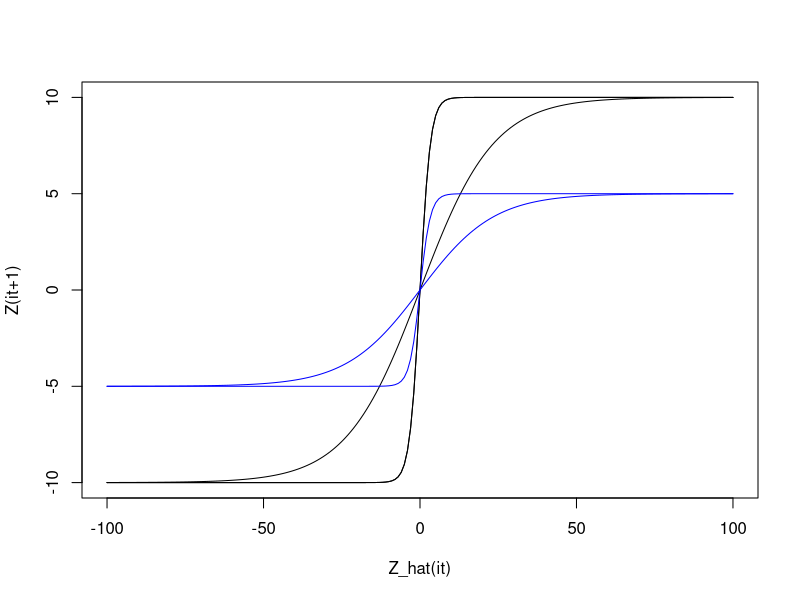
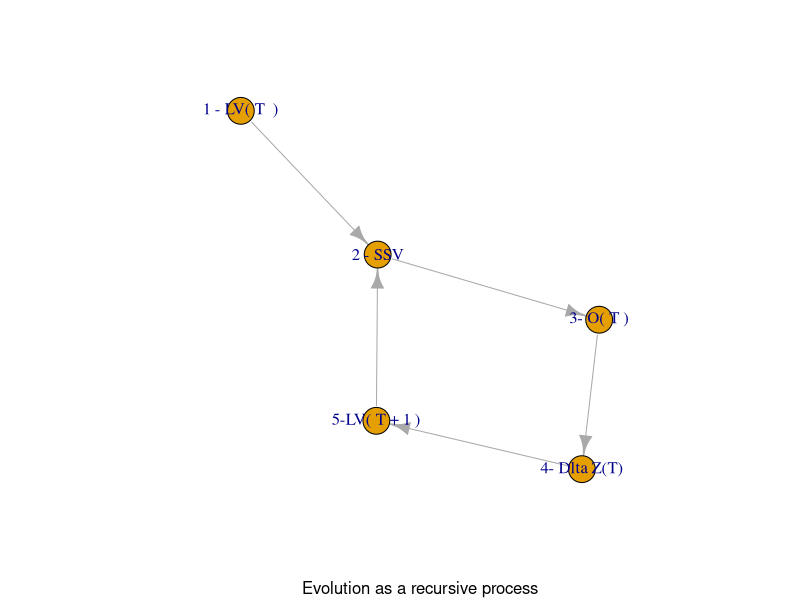
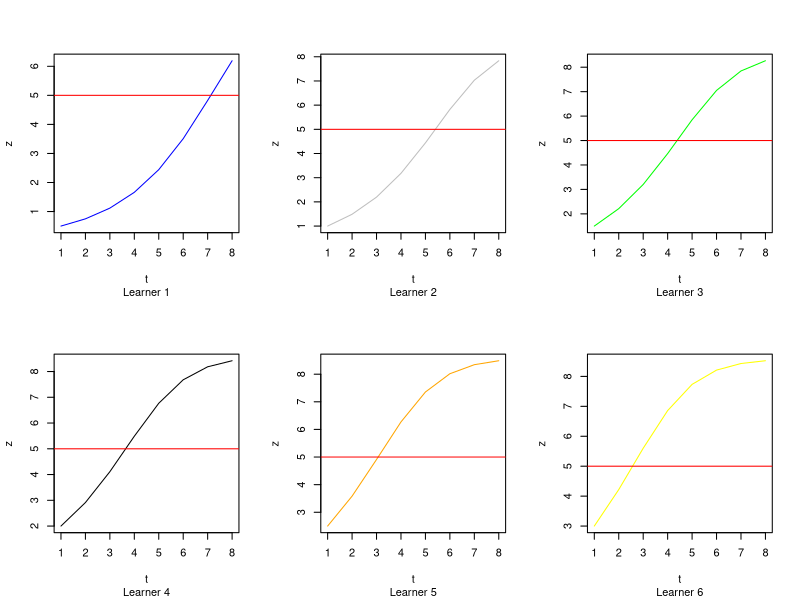
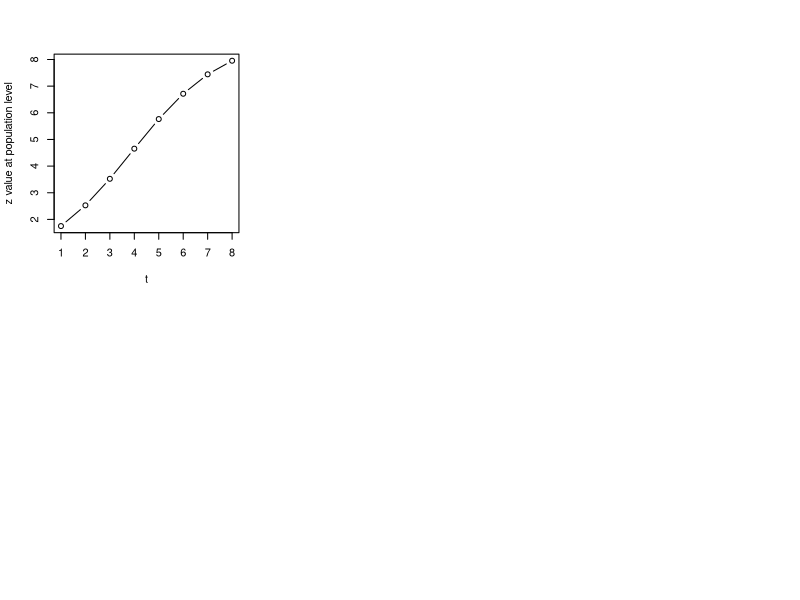
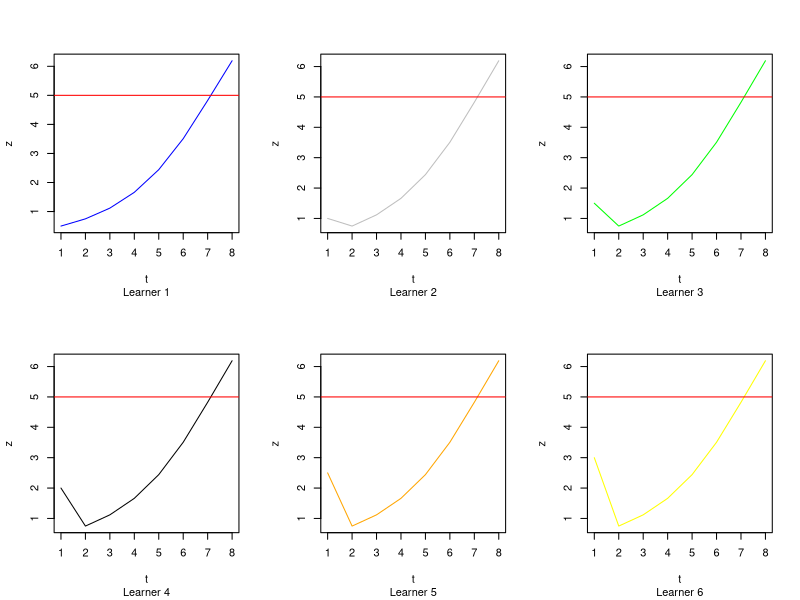
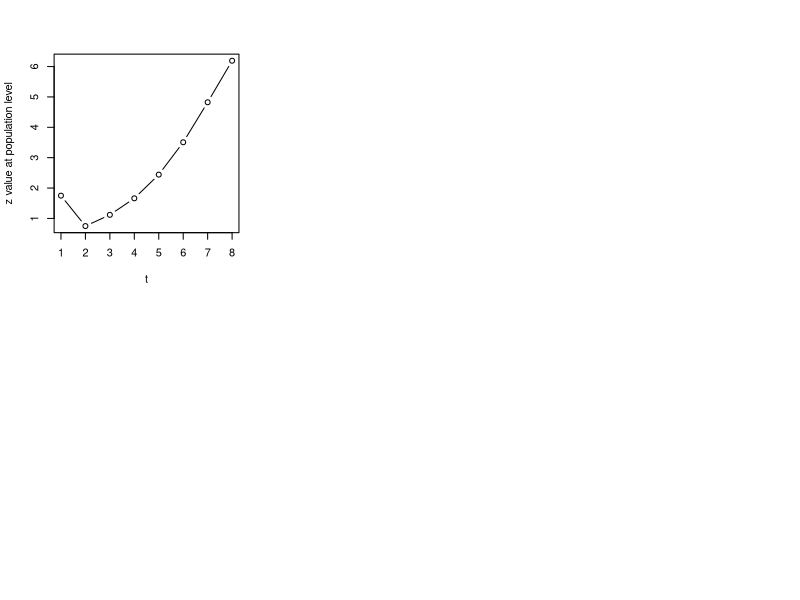
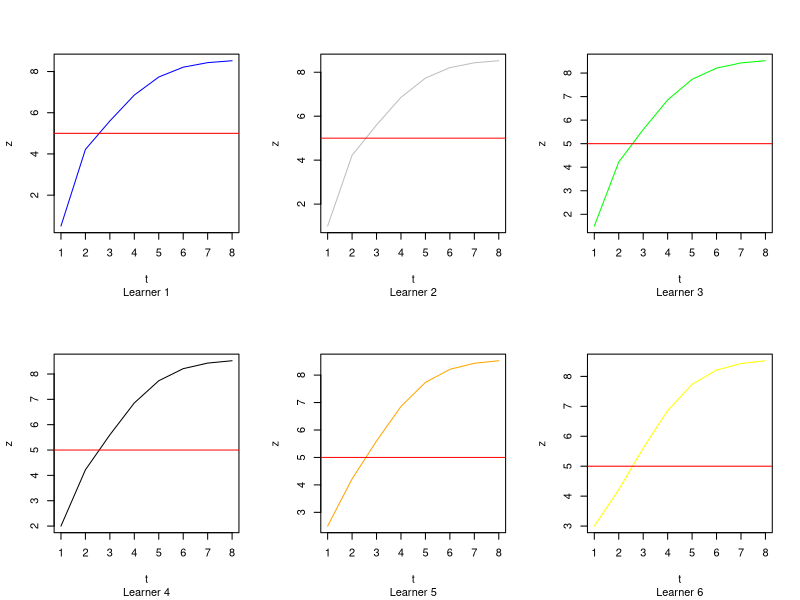
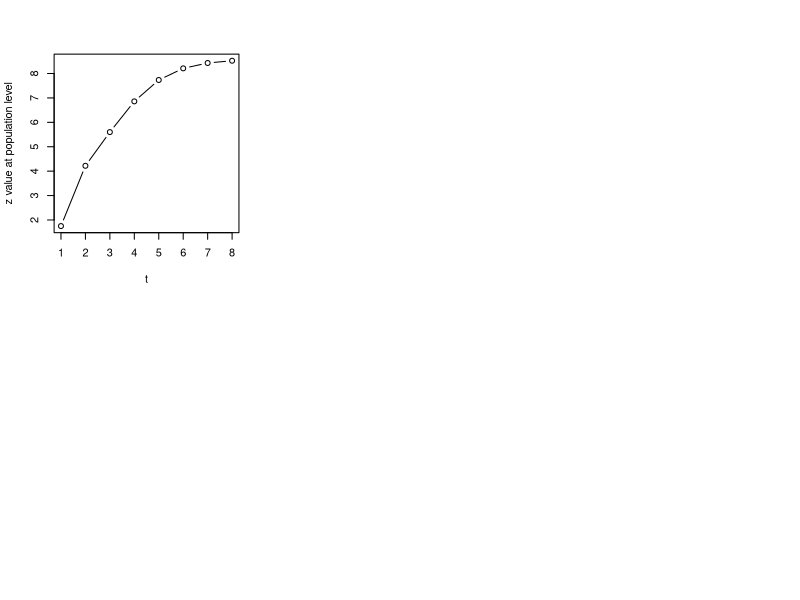

Reproduce these figures in R, in order.
## ---- chunk 1
knitr::opts_chunk$set(echo = TRUE)
## ---- chunk 2

### Henrich Function 
 Henrich_f <- function (alpha, beta, N) { - (alpha) + (beta * (0.577 + log(N)))}

## standard form (logistic)
   stand_z <- function(E, k, O, O_zero) {
      
      output <- (  E / ( 1 + exp( -k * (O - O_zero ))))
      
      return(output)
    }

# Our function function (tanh)


f_z <- function(E, k, extended_o, o_zero) {
  
   output <- ( 2 * E / ( 1 + exp( -k * (extended_o - o_zero )))) - E
  
  return(output)
}   
   
 ## Extended  Modular form
   LY <- function(N, M, E, beta){
      
      output = (beta * log(N) + M + E) / ( E - beta * log(N) - M)
      
      return(output)
    }
    
   
    Y = function(LY, L){
      
      output = (log(LY)) / L
      
      return(output)
      
    }      
  

   O = function( Y,o_zero) {
      output =   Y + o_zero
      return(output) 
    } 
    
  
    Extended_z <- function(L, k, O, o_zero) {
      
      output <- ( 2 * L / ( 1 + exp( -k * (O - o_zero )))) - L
      
      return(output)
    }

 
     ### Restricted Form
    
    Restricted_z_henrich <- function(alpha, beta, N, E) {
      
      H = - (alpha) + (beta * (0.577 + log(N)))
      
      g = log((E + H )/(E - H))
      
      output <- (((E *exp(g)) - E)/(1 + exp(g)))
      
      return(output)
      
      
    }  
    

## ---- chunk 3

n = -100:100

plot(n,f_z(10,0.6,n, 0), type = "l", ylab = "Z(it+1)" , xlab = "Z_hat(it)")
## E = 10
lines(n,f_z(10,0.6,n, 0) )  ## K = 0.6
#lines(n,f_z(10,0.55,n, 0) )  ## K = 0.55
#lines(n,f_z(10,0.45,n, 0) )    ## K = 0.45
#lines(n,f_z(10,0.35,n, 0) )    ## K = 0.35
#lines(n,f_z(10,0.25,n, 0) )  ## K = 0.25
#lines(n,f_z(10,0.15,n, 0) )  ## K = 0.15
#lines(n,f_z(10,0.095,n, 0) )  ## K = 0.095
lines(n,f_z(10,0.085,n, 0) )  ## K = 0.085

lines(n,f_z(5,0.6,n, 0) , type = "l", col = "blue")
#lines(n,f_z(5,0.55,n, 0), type = "l", col = "blue" )
#lines(n,f_z(5,0.45,n, 0) , type = "l", col = "blue")
#lines(n,f_z(5,0.35,n, 0), type = "l", col = "blue" )
#lines(n,f_z(5,0.25,n, 0), type = "l", col = "blue" )
#lines(n,f_z(5,0.15,n, 0) , type = "l", col = "blue")
#lines(n,f_z(5,0.095,n, 0) , type = "l", col = "blue")
lines(n,f_z(5,0.085,n, 0), type = "l", col = "blue")

## ---- chunk 4
#install.packages('igraph')
library(igraph)
  
   Delta_z = c(0,0,0,0,1)
   Learning_opp_vector = c(0,0,1,0,0) ## LV
  selection_source_matrix = c(0,0,0,1,0) ## SSV
  selected_learning_opp_vector = c(1,0,0,0,0) ## NT
  new_Learning_opp_vector = c(0,0,1,0,0) ## LV
  G = c(Delta_z,
        Learning_opp_vector,
        selection_source_matrix,
        selected_learning_opp_vector,
        new_Learning_opp_vector)
  G = matrix(G,5,5, byrow = TRUE)
   colnames(G) = rownames(G) = c("4- Dlta Z(T)", "1 - LV( T  )", "2 - SSV",
                                 "3- O( T )", "5-LV( T + 1 )")
## ---- chunk 5
set.seed(1)
network <- graph_from_adjacency_matrix(G)
plot(network, sub = "Evolution as a recursive process")   
  
## ---- chunk 6
## selection strategies 
SSV_1 = cbind(1,0,0,0,0,0)
SSV_2 = cbind(0,1,0,0,0,0)
SSV_3 = cbind(0,0,1,0,0,0)
SSV_4 = cbind(0,0,0,1,0,0)
SSV_5 = cbind(0,0,0,0,1,0)
SSV_6 = cbind(0,0,0,0,0,1)

#### first opportunity vector (Z_1)
LV_t1 = rbind(0.5, 1, 1.5, 2, 2.5 ,3)
#### Selected learning opportunities
O_1_t1 = SSV_1 %*% LV_t1
O_2_t1 = SSV_2 %*% LV_t1
O_3_t1 = SSV_3 %*% LV_t1
O_4_t1 = SSV_4 %*% LV_t1
O_5_t1 = SSV_5 %*% LV_t1
O_6_t1 = SSV_6 %*% LV_t1

#### Evolution of trait
Delt_Z_1_t1 = f_z(10,0.3,O_1_t1,0)
Delt_Z_2_t1 = f_z(10,0.3,O_2_t1,0)
Delt_Z_3_t1 = f_z(10,0.3,O_3_t1,0)
Delt_Z_4_t1 = f_z(10,0.3,O_4_t1,0)
Delt_Z_5_t1 = f_z(10,0.3,O_5_t1,0)
Delt_Z_6_t1 = f_z(10,0.3,O_6_t1,0)

####  amount of trait z for each learner at time 2
Z_1_t2 = Delt_Z_1_t1
Z_2_t2 = Delt_Z_2_t1
Z_3_t2 = Delt_Z_3_t1
Z_4_t2 = Delt_Z_4_t1
Z_5_t2 = Delt_Z_5_t1
Z_6_t2 = Delt_Z_6_t1

## Second  opportunity vector (LV_2)

LV_t2 = rbind(Z_1_t2, Z_2_t2, Z_3_t2, Z_4_t2, Z_5_t2, Z_6_t2 )

## ---- chunk 7
SSV_1 = cbind(1,0,0,0,0,0)
SSV_2 = cbind(0,1,0,0,0,0)
SSV_3 = cbind(0,0,1,0,0,0)
SSV_4 = cbind(0,0,0,1,0,0)
SSV_5 = cbind(0,0,0,0,1,0)
SSV_6 = cbind(0,0,0,0,0,1)
m =  rbind(SSV_1, SSV_2, SSV_3, SSV_4, SSV_5, SSV_6 )
s = LV_t1 
t <- c()
z_1 = c()
z_2 = c()
z_3 = c()
z_4 = c()
z_5 = c()
z_6 = c()

for (i in 1:7) {
  
s =  f_z(10,0.3,(m %*% s),0)

t = c(t,i)
z_1 = c(z_1, s[1])
z_2 = c(z_2, s[2])
z_3 = c(z_3, s[3])
z_4 = c(z_4, s[4])
z_5 = c(z_5, s[5])
z_6 = c(z_6, s[6])
}

Dlm = cbind( LV_t1 ,rbind( z_1, z_2, z_3,  z_4, z_5,z_6))  

t = 1:dim(Dlm)[2]
par(mfrow =c(2,3), bg ="white")
plot(t, Dlm[1,], type = "l", col = "blue", ylab = "z", sub = "Learner 1")
abline( h = 5, col = "red")  ## The half of environmental limit for when n = 0
plot(t, Dlm[2,],type = "l", col = "grey", ylab = "z", sub = "Learner 2")
abline( h = 5, col = "red")
plot(t, Dlm[3,],type = "l", col = "green", ylab = "z", sub = "Learner 3")
abline( h = 5, col = "red")
plot(t, Dlm[4,],type = "l", col = "black", ylab = "z", sub = "Learner 4")
abline( h = 5, col = "red")
plot(t, Dlm[5,],type = "l", col = "orange",ylab = "z", sub = "Learner 5")
abline( h = 5, col = "red")
plot(t, Dlm[6,],type = "l", col = "yellow",ylab = "z", sub = "Learner 6")
abline( h = 5, col = "red")
## ---- chunk 8
plot(t, apply(Dlm, MARGIN = 2 , mean), type = "b" , xlab = "t", ylab = "z value at population level")
## ---- chunk 9

SSV_1 = c(1,0,0,0,0,0)
SSV_2 = c(1,0,0,0,0,0)
SSV_3 = c(1,0,0,0,0,0)
SSV_4 = c(1,0,0,0,0,0)
SSV_5 = c(1,0,0,0,0,0)
SSV_6 = c(1,0,0,0,0,0)

m =  rbind(SSV_1, SSV_2, SSV_3, SSV_4, SSV_5, SSV_6 )
s = LV_t1 
t <- c()
z_1 = c()
z_2 = c()
z_3 = c()
z_4 = c()
z_5 = c()
z_6 = c()

for (i in 1:7) {  ## i for learning times (recursion)
  
s =  f_z(10,0.3,(m %*% s),0)

t = c(t,i)
z_1 = c(z_1, s[1])
z_2 = c(z_2, s[2])
z_3 = c(z_3, s[3])
z_4 = c(z_4, s[4])
z_5 = c(z_5, s[5])
z_6 = c(z_6, s[6])
}

Dlm = cbind( LV_t1 ,rbind( z_1, z_2, z_3,  z_4, z_5,z_6))  

t = 1:dim(Dlm)[2]
par(mfrow =c(2,3), bg ="white")
plot(t, Dlm[1,], type = "l", col = "blue", ylab = "z", sub = "Learner 1")
abline( h = 5, col = "red")  ## The half of environmental limit for when n = 0
plot(t, Dlm[2,],type = "l", col = "grey", ylab = "z", sub = "Learner 2")
abline( h = 5, col = "red")
plot(t, Dlm[3,],type = "l", col = "green", ylab = "z", sub = "Learner 3")
abline( h = 5, col = "red")
plot(t, Dlm[4,],type = "l", col = "black", ylab = "z", sub = "Learner 4")
abline( h = 5, col = "red")
plot(t, Dlm[5,],type = "l", col = "orange",ylab = "z", sub = "Learner 5")
abline( h = 5, col = "red")
plot(t, Dlm[6,],type = "l", col = "yellow",ylab = "z", sub = "Learner 6")
abline( h = 5, col = "red")
## ---- chunk 10
plot(t, apply(Dlm, MARGIN = 2 , mean), type = "b" , xlab = "t", ylab = "z value at population level")
## ---- chunk 11

SSV_1 = c(0,0,0,0,0,1)
SSV_2 = c(0,0,0,0,0,1)
SSV_3 = c(0,0,0,0,0,1)
SSV_4 = c(0,0,0,0,0,1)
SSV_5 = c(0,0,0,0,0,1)
SSV_6 = c(0,0,0,0,0,1)

m =  rbind(SSV_1, SSV_2, SSV_3, SSV_4, SSV_5, SSV_6 )
s = LV_t1 
t <- c()
z_1 = c()
z_2 = c()
z_3 = c()
z_4 = c()
z_5 = c()
z_6 = c()

for (i in 1:7) {
  
s =  f_z(10,0.3,(m %*% s),0)

t = c(t,i)
z_1 = c(z_1, s[1])
z_2 = c(z_2, s[2])
z_3 = c(z_3, s[3])
z_4 = c(z_4, s[4])
z_5 = c(z_5, s[5])
z_6 = c(z_6, s[6])
}

Dlm = cbind( LV_t1 ,rbind( z_1, z_2, z_3,  z_4, z_5,z_6))  

t = 1:dim(Dlm)[2]
par(mfrow =c(2,3), bg ="white")
plot(t, Dlm[1,], type = "l", col = "blue", ylab = "z", sub = "Learner 1")
abline( h = 5, col = "red")  ## The half of environmental limit for when n = 0
plot(t, Dlm[2,],type = "l", col = "grey", ylab = "z", sub = "Learner 2")
abline( h = 5, col = "red")
plot(t, Dlm[3,],type = "l", col = "green", ylab = "z", sub = "Learner 3")
abline( h = 5, col = "red")
plot(t, Dlm[4,],type = "l", col = "black", ylab = "z", sub = "Learner 4")
abline( h = 5, col = "red")
plot(t, Dlm[5,],type = "l", col = "orange",ylab = "z", sub = "Learner 5")
abline( h = 5, col = "red")
plot(t, Dlm[6,],type = "l", col = "yellow",ylab = "z", sub = "Learner 6")
abline( h = 5, col = "red")
## ---- chunk 12
plot(t, apply(Dlm, MARGIN = 2 , mean), type = "b" , xlab = "t", ylab = "z value at population level")
## ---- chunk 13

SSV_1 = c(0,1,0,0,0,0)
SSV_2 = c(0,0,0,1,0,0)
SSV_3 = c(0,1,0,0,0,0)
SSV_4 = c(1,0,0,0,0,0)
SSV_5 = c(0,0,0,0,0,1)
SSV_6 = c(0,0,0,1,0,0)

m =  rbind(SSV_1, SSV_2, SSV_3, SSV_4, SSV_5, SSV_6 )
s = LV_t1 
t <- c()
z_1 = c()
z_2 = c()
z_3 = c()
z_4 = c()
z_5 = c()
z_6 = c()

for (i in 1:7) {
  
s =  f_z(10,0.3,(m %*% s),0)

t = c(t,i)
z_1 = c(z_1, s[1])
z_2 = c(z_2, s[2])
z_3 = c(z_3, s[3])
z_4 = c(z_4, s[4])
z_5 = c(z_5, s[5])
z_6 = c(z_6, s[6])
}

Dlm = cbind( LV_t1 ,rbind( z_1, z_2, z_3,  z_4, z_5,z_6))  

t = 1:dim(Dlm)[2]
par(mfrow =c(2,3), bg ="white")
plot(t, Dlm[1,], type = "l", col = "blue", ylab = "z", sub = "Learner 1")
abline( h = 5, col = "red")  ## The half of environmental limit for when n = 0
plot(t, Dlm[2,],type = "l", col = "grey", ylab = "z", sub = "Learner 2")
abline( h = 5, col = "red")
plot(t, Dlm[3,],type = "l", col = "green", ylab = "z", sub = "Learner 3")
abline( h = 5, col = "red")
plot(t, Dlm[4,],type = "l", col = "black", ylab = "z", sub = "Learner 4")
abline( h = 5, col = "red")
plot(t, Dlm[5,],type = "l", col = "orange",ylab = "z", sub = "Learner 5")
abline( h = 5, col = "red")
plot(t, Dlm[6,],type = "l", col = "yellow",ylab = "z", sub = "Learner 6")
abline( h = 5, col = "red")
## ---- chunk 14
plot(t, apply(Dlm, MARGIN = 2 , mean), type = "b" , xlab = "t", ylab = "z value at population level")
## ---- chunk 15

SSV_1 = c(0,1,0,0,0,0)
SSV_2 = c(0,0,0,1,0,0)
SSV_3 = c(0,1,0,0,0,0)
SSV_4 = c(1,0,0,0,0,0)
SSV_5 = c(0,0,0,0,0,1)
SSV_6 = c(0,0,0,1,0,0)

m =  rbind(SSV_1, SSV_2, SSV_3, SSV_4, SSV_5, SSV_6 )
s = LV_t1 
t <- c()
z_1 = c()
z_2 = c()
z_3 = c()
z_4 = c()
z_5 = c()
z_6 = c()

for (i in 1:70) {
  
s =  f_z(10,0.3,(m %*% s),0)

t = c(t,i)
z_1 = c(z_1, s[1])
z_2 = c(z_2, s[2])
z_3 = c(z_3, s[3])
z_4 = c(z_4, s[4])
z_5 = c(z_5, s[5])
z_6 = c(z_6, s[6])
}

Dlm = cbind( LV_t1 ,rbind( z_1, z_2, z_3,  z_4, z_5,z_6))  

t = 1:dim(Dlm)[2]
par(mfrow =c(2,3), bg ="white")
plot(t, Dlm[1,], type = "l", col = "blue", ylab = "z", sub = "Learner 1")
abline( h = 5, col = "red")  ## The half of environmental limit for when n = 0
plot(t, Dlm[2,],type = "l", col = "grey", ylab = "z", sub = "Learner 2")
abline( h = 5, col = "red")
plot(t, Dlm[3,],type = "l", col = "green", ylab = "z", sub = "Learner 3")
abline( h = 5, col = "red")
plot(t, Dlm[4,],type = "l", col = "black", ylab = "z", sub = "Learner 4")
abline( h = 5, col = "red")
plot(t, Dlm[5,],type = "l", col = "orange",ylab = "z", sub = "Learner 5")
abline( h = 5, col = "red")
plot(t, Dlm[6,],type = "l", col = "yellow",ylab = "z", sub = "Learner 6")
abline( h = 5, col = "red")


## ---- chunk 16
plot(t, apply(Dlm, MARGIN = 2 , mean), type = "b" , xlab = "t", ylab = "z value at population level")
## ---- chunk 17
SSV_1 = cbind(1,0,0,0,0,0)
SSV_2 = cbind(0,1,0,0,0,0)
SSV_3 = cbind(0,0,1,0,0,0)
SSV_4 = cbind(0,0,0,1,0,0)
SSV_5 = cbind(0,0,0,0,1,0)
SSV_6 = cbind(0,0,0,0,0,1)
m =  rbind(SSV_1, SSV_2, SSV_3, SSV_4, SSV_5, SSV_6 )
s = LV_t1 
t <- c()
z_1 = c()
z_2 = c()
z_3 = c()
z_4 = c()
z_5 = c()
z_6 = c()

for (i in 1:7) {
  
s =  f_z(10,0.3,(m %*% s),0)

t = c(t,i)
z_1 = c(z_1, s[1])
z_2 = c(z_2, s[2])
z_3 = c(z_3, s[3])
z_4 = c(z_4, s[4])
z_5 = c(z_5, s[5])
z_6 = c(z_6, s[6])
}

Dlm = cbind( LV_t1 ,rbind( z_1, z_2, z_3,  z_4, z_5,z_6))  

t = 1:dim(Dlm)[2]
par(mfrow =c(2,3), bg ="white")
plot(t, Dlm[1,], type = "l", col = "blue", ylab = "z", sub = "Learner 1")
abline( h = 5, col = "red")  ## The half of environmental limit for when n = 0
plot(t, Dlm[2,],type = "l", col = "grey", ylab = "z", sub = "Learner 2")
abline( h = 5, col = "red")
plot(t, Dlm[3,],type = "l", col = "green", ylab = "z", sub = "Learner 3")
abline( h = 5, col = "red")
plot(t, Dlm[4,],type = "l", col = "black", ylab = "z", sub = "Learner 4")
abline( h = 5, col = "red")
plot(t, Dlm[5,],type = "l", col = "orange",ylab = "z", sub = "Learner 5")
abline( h = 5, col = "red")
plot(t, Dlm[6,],type = "l", col = "yellow",ylab = "z", sub = "Learner 6")
abline( h = 5, col = "red")
## ---- chunk 18
f_z(10,0.3,0.5,0) > 0.5
f_z(10,0.3,1,0) > 1
f_z(10,0.3,1.5,0) > 1.5
f_z(10,0.3,2.5 ,0) > 2.5
f_z(10,0.3,3,0) > 3
## ---- chunk 19
plot(t, apply(Dlm, MARGIN = 2 , mean), type = "b" , xlab = "t", ylab = "z value at population level")
## ---- chunk 20
SSV_1 = cbind(1,0,0,0,0,0)
SSV_2 = cbind(0,1,0,0,0,0)
SSV_3 = cbind(0,0,1,0,0,0)
SSV_4 = cbind(0,0,0,1,0,0)
SSV_5 = cbind(0,0,0,0,1,0)
SSV_6 = cbind(0,0,0,0,0,1)
m =  rbind(SSV_1, SSV_2, SSV_3, SSV_4, SSV_5, SSV_6 )
s = LV_t1 
t <- c()
z_1 = c()
z_2 = c()
z_3 = c()
z_4 = c()
z_5 = c()
z_6 = c()

for (i in 1:7) {
  
s =  f_z(10,0.2,(m %*% s),0)

t = c(t,i)
z_1 = c(z_1, s[1])
z_2 = c(z_2, s[2])
z_3 = c(z_3, s[3])
z_4 = c(z_4, s[4])
z_5 = c(z_5, s[5])
z_6 = c(z_6, s[6])
}

Dlm = cbind( LV_t1 ,rbind( z_1, z_2, z_3,  z_4, z_5,z_6))  

t = 1:dim(Dlm)[2]
par(mfrow =c(2,3), bg ="white")
plot(t, Dlm[1,], type = "l", col = "blue", ylab = "z", sub = "Learner 1")
abline( h = 5, col = "red")  ## The half of environmental limit for when n = 0
plot(t, Dlm[2,],type = "l", col = "grey", ylab = "z", sub = "Learner 2")
abline( h = 5, col = "red")
plot(t, Dlm[3,],type = "l", col = "green", ylab = "z", sub = "Learner 3")
abline( h = 5, col = "red")
plot(t, Dlm[4,],type = "l", col = "black", ylab = "z", sub = "Learner 4")
abline( h = 5, col = "red")
plot(t, Dlm[5,],type = "l", col = "orange",ylab = "z", sub = "Learner 5")
abline( h = 5, col = "red")
plot(t, Dlm[6,],type = "l", col = "yellow",ylab = "z", sub = "Learner 6")
abline( h = 5, col = "red")
## ---- chunk 21
f_z(10,0.2,0.5,0) < 0.5
f_z(10,0.2,1,0) < 1
f_z(10,0.2,1.5,0) < 1.5
f_z(10,0.2,2.5 ,0) < 2.5
f_z(10,0.2,3,0) < 3
## ---- chunk 22
plot(t, apply(Dlm, MARGIN = 2 , mean), type = "b" , xlab = "t", ylab = "z value at population level")
## ---- chunk 23

SSV_1 = c(0,1,0,0,0,0)
SSV_2 = c(0,0,0,1,0,0)
SSV_3 = c(0,1,0,0,0,0)
SSV_4 = c(1,0,0,0,0,0)
SSV_5 = c(0,0,0,0,0,1)
SSV_6 = c(0,0,0,1,0,0)

m =  rbind(SSV_1, SSV_2, SSV_3, SSV_4, SSV_5, SSV_6 )
s = LV_t1 
t <- c()
z_1 = c()
z_2 = c()
z_3 = c()
z_4 = c()
z_5 = c()
z_6 = c()

for (i in 1:1000) {
  
s =  f_z(10,0.2,(m %*% s),0)

t = c(t,i)
z_1 = c(z_1, s[1])
z_2 = c(z_2, s[2])
z_3 = c(z_3, s[3])
z_4 = c(z_4, s[4])
z_5 = c(z_5, s[5])
z_6 = c(z_6, s[6])
}

Dlm = cbind( LV_t1 ,rbind( z_1, z_2, z_3,  z_4, z_5,z_6))  

t = 1:dim(Dlm)[2]
par(mfrow =c(2,3), bg ="white")
plot(t, Dlm[1,], type = "l", col = "blue", ylab = "z", sub = "Learner 1")
abline( h = 5, col = "red")  ## The half of environmental limit for when n = 0
plot(t, Dlm[2,],type = "l", col = "grey", ylab = "z", sub = "Learner 2")
abline( h = 5, col = "red")
plot(t, Dlm[3,],type = "l", col = "green", ylab = "z", sub = "Learner 3")
abline( h = 5, col = "red")
plot(t, Dlm[4,],type = "l", col = "black", ylab = "z", sub = "Learner 4")
abline( h = 5, col = "red")
plot(t, Dlm[5,],type = "l", col = "orange",ylab = "z", sub = "Learner 5")
abline( h = 5, col = "red")
plot(t, Dlm[6,],type = "l", col = "yellow",ylab = "z", sub = "Learner 6")
abline( h = 5, col = "red")
## ---- chunk 24
plot(t, apply(Dlm, MARGIN = 2 , mean), type = "b" , xlab = "t", ylab = "z value at population level")
## ---- chunk 25

SSV_1 = c(1,0,0,0,0,0)
SSV_2 = c(0,1,0,0,0,0)
SSV_3 = c(0,0,1,0,0,0)
SSV_4 = c(0,0,0,1,0,0)
SSV_5 = c(0,0,0,0,1,0)
SSV_6 = c(0,0,0,0,0,1)

m =  rbind(SSV_1, SSV_2, SSV_3, SSV_4, SSV_5, SSV_6 )
s = LV_t1 
t <- c()
z_1 = c()
z_2 = c()
z_3 = c()
z_4 = c()
z_5 = c()
z_6 = c()

for (i in 1:15) {
  
s[1] =  f_z(10,0.1,(m[1,] %*% s),0)
s[2] =  f_z(10,0.15,(m[2,] %*% s),0)
s[3] =  f_z(10,0.2,(m[3,] %*% s),0)
s[4] =  f_z(10,0.25,(m[4,] %*% s),0)
s[5] =  f_z(10,0.3,(m[5,] %*% s),0)
s[6] =  f_z(10,0.35,(m[6,] %*% s),0)
t = c(t,i)
z_1 = c(z_1, s[1])
z_2 = c(z_2, s[2])
z_3 = c(z_3, s[3])
z_4 = c(z_4, s[4])
z_5 = c(z_5, s[5])
z_6 = c(z_6, s[6])
}

Dlm = cbind( LV_t1 ,rbind( z_1, z_2, z_3,  z_4, z_5,z_6))  

t = 1:dim(Dlm)[2]
par(mfrow =c(2,3), bg ="white")
plot(t, Dlm[1,], type = "l", col = "blue", ylab = "z", sub = "Learner 1")
abline( h = 5, col = "red")  ## The half of environmental limit for when n = 0
plot(t, Dlm[2,],type = "l", col = "grey", ylab = "z", sub = "Learner 2")
abline( h = 5, col = "red")
plot(t, Dlm[3,],type = "l", col = "green", ylab = "z", sub = "Learner 3")
abline( h = 5, col = "red")
plot(t, Dlm[4,],type = "l", col = "black", ylab = "z", sub = "Learner 4")
abline( h = 5, col = "red")
plot(t, Dlm[5,],type = "l", col = "orange",ylab = "z", sub = "Learner 5")
abline( h = 5, col = "red")
plot(t, Dlm[6,],type = "l", col = "yellow",ylab = "z", sub = "Learner 6")
abline( h = 5, col = "red")


## ---- chunk 26
plot(t, apply(Dlm, MARGIN = 2 , mean), type = "b" , xlab = "t", ylab = "z value at population level")
## ---- chunk 27

SSV_1 = c(1,0,0,0,0,0)
SSV_2 = c(1,0,0,0,0,0)
SSV_3 = c(1,0,0,0,0,0)
SSV_4 = c(1,0,0,0,0,0)
SSV_5 = c(1,0,0,0,0,0)
SSV_6 = c(1,0,0,0,0,0)

m =  rbind(SSV_1, SSV_2, SSV_3, SSV_4, SSV_5, SSV_6 )
s = LV_t1 
t <- c()
z_1 = c()
z_2 = c()
z_3 = c()
z_4 = c()
z_5 = c()
z_6 = c()

for (i in 1:20) {
  
s[1] =  f_z(10,0.1,(m[1,] %*% s),0)
s[2] =  f_z(10,0.15,(m[2,] %*% s),0)
s[3] =  f_z(10,0.2,(m[3,] %*% s),0)
s[4] =  f_z(10,0.25,(m[4,] %*% s),0)
s[5] =  f_z(10,0.3,(m[5,] %*% s),0)
s[6] =  f_z(10,0.35,(m[6,] %*% s),0)

t = c(t,i)
z_1 = c(z_1, s[1])
z_2 = c(z_2, s[2])
z_3 = c(z_3, s[3])
z_4 = c(z_4, s[4])
z_5 = c(z_5, s[5])
z_6 = c(z_6, s[6])
}

Dlm = cbind( LV_t1 ,rbind( z_1, z_2, z_3,  z_4, z_5,z_6))  

t = 1:dim(Dlm)[2]
par(mfrow =c(2,3), bg ="white")
plot(t, Dlm[1,], type = "l", col = "blue", ylab = "z", sub = "Learner 1")
abline( h = 5, col = "red")  ## The half of environmental limit for when n = 0
plot(t, Dlm[2,],type = "l", col = "grey", ylab = "z", sub = "Learner 2")
abline( h = 5, col = "red")
plot(t, Dlm[3,],type = "l", col = "green", ylab = "z", sub = "Learner 3")
abline( h = 5, col = "red")
plot(t, Dlm[4,],type = "l", col = "black", ylab = "z", sub = "Learner 4")
abline( h = 5, col = "red")
plot(t, Dlm[5,],type = "l", col = "orange",ylab = "z", sub = "Learner 5")
abline( h = 5, col = "red")
plot(t, Dlm[6,],type = "l", col = "yellow",ylab = "z", sub = "Learner 6")
abline( h = 5, col = "red")
## ---- chunk 28

plot(t, apply(Dlm, MARGIN = 2 , mean), type = "b" , xlab = "t", ylab = "z value at population level")

## ---- chunk 29

SSV_1 = c(0,0,0,0,0,1)
SSV_2 = c(0,0,0,0,0,1)
SSV_3 = c(0,0,0,0,0,1)
SSV_4 = c(0,0,0,0,0,1)
SSV_5 = c(0,0,0,0,0,1)
SSV_6 = c(0,0,0,0,0,1)

m =  rbind(SSV_1, SSV_2, SSV_3, SSV_4, SSV_5, SSV_6 )
s = LV_t1 
t <- c()
z_1 = c()
z_2 = c()
z_3 = c()
z_4 = c()
z_5 = c()
z_6 = c()

for (i in 1:20) {
  
s[1] =  f_z(10,0.1,(m[1,] %*% s),0)
s[2] =  f_z(10,0.15,(m[2,] %*% s),0)
s[3] =  f_z(10,0.2,(m[3,] %*% s),0)
s[4] =  f_z(10,0.25,(m[4,] %*% s),0)
s[5] =  f_z(10,0.3,(m[5,] %*% s),0)
s[6] =  f_z(10,0.35,(m[6,] %*% s),0)

t = c(t,i)
z_1 = c(z_1, s[1])
z_2 = c(z_2, s[2])
z_3 = c(z_3, s[3])
z_4 = c(z_4, s[4])
z_5 = c(z_5, s[5])
z_6 = c(z_6, s[6])
}

Dlm = cbind( LV_t1 ,rbind( z_1, z_2, z_3,  z_4, z_5,z_6))  

t = 1:dim(Dlm)[2]
par(mfrow =c(2,3), bg ="white")
plot(t, Dlm[1,], type = "l", col = "blue", ylab = "z", sub = "Learner 1")
abline( h = 5, col = "red")  ## The half of environmental limit for when n = 0
plot(t, Dlm[2,],type = "l", col = "grey", ylab = "z", sub = "Learner 2")
abline( h = 5, col = "red")
plot(t, Dlm[3,],type = "l", col = "green", ylab = "z", sub = "Learner 3")
abline( h = 5, col = "red")
plot(t, Dlm[4,],type = "l", col = "black", ylab = "z", sub = "Learner 4")
abline( h = 5, col = "red")
plot(t, Dlm[5,],type = "l", col = "orange",ylab = "z", sub = "Learner 5")
abline( h = 5, col = "red")
plot(t, Dlm[6,],type = "l", col = "yellow",ylab = "z", sub = "Learner 6")
abline( h = 5, col = "red")
## ---- chunk 30

plot(t, apply(Dlm, MARGIN = 2 , mean), type = "b" , xlab = "t", ylab = "z value at population level")

## ---- chunk 31

SSV_1 = c(0,1,0,0,0,0) ##
SSV_2 = c(0,0,0,1,0,0)
SSV_3 = c(0,1,0,0,0,0)
SSV_4 = c(1,0,0,0,0,0)
SSV_5 = c(0,0,0,0,0,1)
SSV_6 = c(0,0,0,1,0,0)
E = 10
m =  rbind(SSV_1, SSV_2, SSV_3, SSV_4, SSV_5, SSV_6 )
s = LV_t1 
t <- c()
z_1 = c()
z_2 = c()
z_3 = c()
z_4 = c()
z_5 = c()
z_6 = c()

for (i in 1:50) {
  
s[1] =  f_z(E,0.1,(m[1,] %*% s),0)
s[2] =  f_z(E,0.15,(m[2,] %*% s),0)
s[3] =  f_z(E,0.2,(m[3,] %*% s),0)
s[4] =  f_z(E,0.25,(m[4,] %*% s),0)
s[5] =  f_z(E,0.3,(m[5,] %*% s),0)
s[6] =  f_z(E,0.35,(m[6,] %*% s),0)

t = c(t,i)
z_1 = c(z_1, s[1])
z_2 = c(z_2, s[2])
z_3 = c(z_3, s[3])
z_4 = c(z_4, s[4])
z_5 = c(z_5, s[5])
z_6 = c(z_6, s[6])
}

Dlm = cbind( LV_t1 ,rbind( z_1, z_2, z_3,  z_4, z_5,z_6))  

t = 1:dim(Dlm)[2]


Society_1 = Dlm

plot(c(1, length(t)),c(-5, E + 5), type = "n", xlab ="t", ylab = "Evolution of trait z",
       sub = " First society with solid line and second society with dotted line" )
abline( h = E, col = "red")  ## The half of environmental limit for when n = 0
lines(t, Dlm[1,], type = "l", col = "blue", ylab = "z", sub = "Fig(1)")
lines(t, Dlm[2,],type = "l", col = "grey", ylab = "z", sub = "Fig(2)")
lines(t, Dlm[3,],type = "l", col = "green", ylab = "z", sub = "Fig(3)")
lines(t, Dlm[4,],type = "l", col = "black", ylab = "z", sub = "Fig(4)")
lines(t, Dlm[5,],type = "l", col = "orange",ylab = "z", sub = "Fig(5)")
lines(t, Dlm[6,],type = "l", col = "yellow",ylab = "z", sub = "Fig(6)")


######################################


SSV_1 = c(0,0,0,0,1,0) ##
SSV_2 = c(0,0,0,1,0,0)
SSV_3 = c(0,1,0,0,0,0)
SSV_4 = c(1,0,0,0,0,0)
SSV_5 = c(0,0,0,0,0,1)
SSV_6 = c(0,0,0,1,0,0)

m =  rbind(SSV_1, SSV_2, SSV_3, SSV_4, SSV_5, SSV_6 )
s = LV_t1 
t <- c()
z_1 = c()
z_2 = c()
z_3 = c()
z_4 = c()
z_5 = c()
z_6 = c()

for (i in 1:50) {
  
s[1] =  f_z(E,0.1,(m[1,] %*% s),0)
s[2] =  f_z(E,0.15,(m[2,] %*% s),0)
s[3] =  f_z(E,0.2,(m[3,] %*% s),0)
s[4] =  f_z(E,0.25,(m[4,] %*% s),0)
s[5] =  f_z(E,0.3,(m[5,] %*% s),0)
s[6] =  f_z(E,0.35,(m[6,] %*% s),0)

t = c(t,i)
z_1 = c(z_1, s[1])
z_2 = c(z_2, s[2])
z_3 = c(z_3, s[3])
z_4 = c(z_4, s[4])
z_5 = c(z_5, s[5])
z_6 = c(z_6, s[6])
}

Dlm = cbind( LV_t1 ,rbind( z_1, z_2, z_3,  z_4, z_5,z_6))  

t = 1:dim(Dlm)[2]


lines(t, Dlm[1,], type = "b", col = "blue", ylab = "z", sub = "Fig(1)")
lines(t, Dlm[2,],type = "b", col = "grey", ylab = "z", sub = "Fig(2)")
lines(t, Dlm[3,],type = "b", col = "green", ylab = "z", sub = "Fig(3)")
lines(t, Dlm[4,],type = "b", col = "black", ylab = "z", sub = "Fig(4)")
lines(t, Dlm[5,],type = "b", col = "orange",ylab = "z", sub = "Fig(5)")
lines(t, Dlm[6,],type = "b", col = "yellow",ylab = "z", sub = "Fig(6)")

Society_2 = Dlm

#Dlm

## ---- chunk 32
plot(c(1, length(t)), c(-5, 10), type = "n", xlab = "t", ylab = expression(bar(Z)),
     sub = "")

lines(t, apply(Society_1, MARGIN = 2, mean), type = "l", xlab = "", ylab = "")
lines(t, apply(Society_2, MARGIN = 2, mean), type = "b", xlab = "", ylab = "")
abline(h = E, col = "red")  ## The half of environmental limit for when n = 0

legend("bottomright", legend = c("Society A", "Society B", "Environmental Limit"),
       col = c("black", "black", "red"), lty = c(1, 0, 1), pch = c(NA, 1, NA))



## ---- chunk 33
#install.packages('igraph')
library(igraph)
  
    learner_1 = c(0,0,0,1,0,0)
    learner_2 = c(1,0,1,0,0,0)
     learner_3 = c(0,0,0,0,0,0)
      learner_4 = c(0,1,0,0,0,1)
       learner_5 = c(0,0,0,0,0,0)
        learner_6 = c(0,0,0,0,1,0)
 
  G = c(learner_1 ,learner_2 ,learner_3 ,learner_4 ,learner_5 ,learner_6)
  G = matrix(G,6,6, byrow = TRUE)
   colnames(G) = rownames(G) = c("learner_1", "learner_2", "learner_3", "learner_4","learner_5", "learner_6" )
## ---- chunk 34
#install.packages('igraph')
library(igraph)
  
    learner_1 = c(0,0,0,1,0,0)
    learner_2 = c(0,0,1,0,0,0)
     learner_3 = c(0,0,0,0,0,0)
      learner_4 = c(0,1,0,0,0,1)
       learner_5 = c(1,0,0,0,0,0)
        learner_6 = c(0,0,0,0,1,0)
 
  Gg = c(learner_1 ,learner_2 ,learner_3 ,learner_4 ,learner_5 ,learner_6)
  Gg = matrix(Gg,6,6, byrow = TRUE)
   colnames(Gg) = rownames(Gg) = c("learner_1", "learner_2", "learner_3", "learner_4","learner_5", "learner_6" )
## ---- chunk 35
 par(mfrow =c(1,2), bg ="white")
set.seed(3)
network <- graph_from_adjacency_matrix(G)
network_2 <- graph_from_adjacency_matrix(Gg)
plot(network, sub = "First society")  
plot(network_2, sub = "Second society")  
  
## ---- chunk 36
E = 20
alpha = 5
beta = 4
O_1 = seq(0,9,0.01)
O = c(O_1)
N = 1:length(O)
y = Extended_z(E,(beta / alpha),O, 0)
H =  Henrich_f(alpha,beta, N)
plot(c(-3, range(N)[2]),c(-5, 40), type = "n", xlab ="N", ylab = expression(bar(Z)) )
lines(N,y, col = "green")
lines(N,H) 
abline(h = E, col = "red")
legend("topright", legend = c("Proposed Model", "Henrich Model", "Environmental Limit"),
       col = c("green","black", "red"), lty = c(1, 1, 1), pch = c(NA, NA, NA))

## ---- chunk 37
alpha = 8
beta = 4
y = Extended_z(E,(beta / alpha),O, 0)
H =  Henrich_f(alpha,beta, N)
plot(c(-3, range(N)[2]),c(-5, 40), type = "n", xlab ="N", ylab = expression(bar(Z)))
lines(N,y, col = "green")
lines(N,H)
abline(h = E, col = "red")
legend("topright", legend = c("Proposed Model", "Henrich Model", "Environmental Limit"),
       col = c("green","black", "red"), lty = c(1, 1, 1), pch = c(NA, NA, NA))
## ---- chunk 38

E = 20
alpha = 5
beta = 4
O_1 = seq(0,8,0.01)
O_2 = seq(8,1, -0.01)
#O_3 = seq(1,4,0.01)
#O_4 = rep(4,300)
#O_5 = seq(4,8,0.01)
O = c(O_1,O_2)
N = 1:length(O)
y = Extended_z(E,(beta / alpha),O, 0)
H =  Henrich_f(alpha,beta, N)
plot(c(-3, range(N)[2]),c(-5, 40), type = "n", xlab ="N", ylab = expression(bar(Z)))
lines(N,y, col = "green")
lines(N,H)
abline(h = E, col = "red")
abline(v = length(O_1), col = "blue")
abline(v = length(O_1) + length(O_2) , col = "blue")
legend("topleft", legend = c("Proposed Model", "Henrich Model", "Environmental Limit"),
       col = c("green","black", "red"),, lty = c(1, 1, 1), pch = c(NA, NA, NA))

## ---- chunk 39

SSV_1 = c(0,1,0,0,0,0) ##
SSV_2 = c(0,0,0,1,0,0)
SSV_3 = c(0,1,0,0,0,0)
SSV_4 = c(1,0,0,0,0,0)
SSV_5 = c(0,0,0,0,0,1)
SSV_6 = c(0,0,0,1,0,0)
E = 10
m =  rbind(SSV_1, SSV_2, SSV_3, SSV_4, SSV_5, SSV_6 )
s = LV_t1 
t <- c()
z_1 = c()
z_2 = c()
z_3 = c()
z_4 = c()
z_5 = c()
z_6 = c()

for (i in 1:50) {
  
s[1] =  f_z(E,0.1,(m[1,] %*% s),0)
s[2] =  f_z(E,0.15,(m[2,] %*% s),0)
s[3] =  f_z(E,0.2,(m[3,] %*% s),0)
s[4] =  f_z(E,0.25,(m[4,] %*% s),0)
s[5] =  f_z(E,0.3,(m[5,] %*% s),0)
s[6] =  f_z(E,0.35,(m[6,] %*% s),0)

t = c(t,i)
z_1 = c(z_1, s[1])
z_2 = c(z_2, s[2])
z_3 = c(z_3, s[3])
z_4 = c(z_4, s[4])
z_5 = c(z_5, s[5])
z_6 = c(z_6, s[6])
}

Dlm = cbind( LV_t1 ,rbind( z_1, z_2, z_3,  z_4, z_5,z_6))  

t = 1:dim(Dlm)[2]


Society_1 = Dlm

plot(c(1, length(t)),c(-5, E + 5), type = "n", xlab ="t", ylab = "Evolution of trait z",
       sub = " First society with solid line and second society with dotted line" )
abline( h = E, col = "red")  ## The half of environmental limit for when n = 0
lines(t, Dlm[1,], type = "l", col = "blue", ylab = "z", sub = "Fig(1)")
lines(t, Dlm[2,],type = "l", col = "grey", ylab = "z", sub = "Fig(2)")
lines(t, Dlm[3,],type = "l", col = "green", ylab = "z", sub = "Fig(3)")
lines(t, Dlm[4,],type = "l", col = "black", ylab = "z", sub = "Fig(4)")
lines(t, Dlm[5,],type = "l", col = "orange",ylab = "z", sub = "Fig(5)")
lines(t, Dlm[6,],type = "l", col = "yellow",ylab = "z", sub = "Fig(6)")


######################################


SSV_1 = c(0,0,0,0,1,0) ##
SSV_2 = c(0,0,0,1,0,0)
SSV_3 = c(0,1,0,0,0,0)
SSV_4 = c(1,0,0,0,0,0)
SSV_5 = c(0,0,0,0,0,1)
SSV_6 = c(0,0,0,1,0,0)

m =  rbind(SSV_1, SSV_2, SSV_3, SSV_4, SSV_5, SSV_6 )
s = LV_t1 
t <- c()
z_1 = c()
z_2 = c()
z_3 = c()
z_4 = c()
z_5 = c()
z_6 = c()

for (i in 1:50) {
  
s[1] =  f_z(E,0.1,(m[1,] %*% s),0)
s[2] =  f_z(E,0.15,(m[2,] %*% s),0)
s[3] =  f_z(E,0.2,(m[3,] %*% s),0)
s[4] =  f_z(E,0.25,(m[4,] %*% s),0)
s[5] =  f_z(E,0.3,(m[5,] %*% s),0)
s[6] =  f_z(E,0.35,(m[6,] %*% s),0)

t = c(t,i)
z_1 = c(z_1, s[1])
z_2 = c(z_2, s[2])
z_3 = c(z_3, s[3])
z_4 = c(z_4, s[4])
z_5 = c(z_5, s[5])
z_6 = c(z_6, s[6])
}

Dlm = cbind( LV_t1 ,rbind( z_1, z_2, z_3,  z_4, z_5,z_6))  

t = 1:dim(Dlm)[2]


lines(t, Dlm[1,], type = "b", col = "blue", ylab = "z", sub = "Fig(1)")
lines(t, Dlm[2,],type = "b", col = "grey", ylab = "z", sub = "Fig(2)")
lines(t, Dlm[3,],type = "b", col = "green", ylab = "z", sub = "Fig(3)")
lines(t, Dlm[4,],type = "b", col = "black", ylab = "z", sub = "Fig(4)")
lines(t, Dlm[5,],type = "b", col = "orange",ylab = "z", sub = "Fig(5)")
lines(t, Dlm[6,],type = "b", col = "yellow",ylab = "z", sub = "Fig(6)")

Society_2 = Dlm

#Dlm

## ---- chunk 40
 plot(c(1, length(t)),c(-5, 10), type = "n", xlab ="t", ylab = "Evolution of trait z",
       sub = " First society with solid line and second society with dotted line" )
lines(t, apply(Society_1, MARGIN = 2 , mean), type = "l" , xlab = "t", ylab = "z value at population level")
lines(t, apply(Society_2, MARGIN = 2 , mean), type = "b" , xlab = "t", ylab = "z value at population level")
abline( h = E, col = "red")  ## The half of environmental limit for when n = 0

## ---- chunk 41
# Here we define the alpha and beta
a <- seq(1,10,0.01)/13   ### The difficulty of learning a trait
b <- seq(10,1,-0.01) /3.8  ### the extend to which learners can guess on a trait


s_f <- function(alpha, beta) {
  
 exp( (alpha / beta) - 0.577)
  
}
 
plot((a/b), s_f(a,b), col ="red", type ="l", xlab ="alpha / beta", ylab = "N")
text(1,6, "Adaptive space", col = "red", adj = c(1, 1))
text(2.5,2, "Loss space", col = "red", adj = c(1, 1))

## ---- chunk 42

z_f <- function (alpha, beta, N) {
  - (alpha) + (beta * (0.577 + log(N)))
}
n <- c(1:100)

plot(n, z_f(2, 1.1, n),xlab ="Number of social learners", 
     ylab = "Average skill of a society after imitation of Z" )
lines(n,z_f(3,0.8,n))  
abline(h = 0, col = "blue")
abline(v = 24, col = "blue")
abline(v = 80, col = "blue")
text(50,3, "alpha / beta = 2/1.1", col = "red", adj = c(1, 1))
text(50, 0.5, "alpha / beta = 3/0.8", col = "red", adj = c(1, 1))

## ---- chunk 43
# We have three states of cultural trait as N, V, Z with  following features

## Functions
Success_index = function (D, R) { D / ( 1 - R) }
trnasi_p = function(x,y) { y[1]*(1 - x[2])  }

### Inputs
# Note: R and D are independent
tf = 0.5
D_N = 0; R_N = 0 ; N = c(D_N, R_N  )  # Naive 
D_V = 0.8; R_V = 0.2; V = c(D_V, R_V ) # trait V
D_Z = 0.3; R_Z = 0.9 ; Z = c(D_Z, R_Z ) # Trait Z

#### Success indices
W_N = Success_index(D_N,R_N )
W_V = Success_index(D_V,R_V )
W_Z = Success_index(D_Z,R_Z )
###Checking Success index 
#W_N
#W_V
#W_Z
#### Checking trabsition probabilities for some give states
#trnasi_p(N, V)
#trnasi_p(N, Z)

## Transition Matrix Elements (Columun Input)
E_1 =  1 - ( tf * trnasi_p(N, V)  ) - ( tf * trnasi_p(N, Z))    
E_2 = tf * (trnasi_p(N, V))
E_3 = tf * trnasi_p(N, Z)
E_4 =  tf * trnasi_p(V, N)
E_5 = 1 - ( tf * trnasi_p(V, N)  ) -( tf *  trnasi_p(V, Z) )
E_6 = tf * trnasi_p(V, Z)
E_7 = tf * trnasi_p(Z, N)
E_8 = tf * trnasi_p(Z, V)
E_9 = 1 - ( tf * trnasi_p(Z, N)  ) - (tf * trnasi_p(Z, V) )
 


transi_m = matrix(c( E_1,E_2 ,E_3 ,E_4 ,E_5 ,E_6 ,E_7 ,E_8 , E_9)  ,3,3   )
#print(transi_m )

initial_vector = rbind(1, 0, 0)
#print(initial_vector )

### Running
m = transi_m
s = initial_vector
t = c() ; n <- c() ; v = c(); z = c() 

# Recursive Function for 100 learning opportunities
for ( i in 1:100  ) {      

  s = m %*% s 

  t = c(t,i)
  n <- c(n, s[1]) ### This gathers N
  v = c(v, s[2]) ### This gathers V
  z = c(z, s[3]) ### This gathers Z
  }

plot(c(0, 50),c(0, 1), type = "n", xlab ="Time", ylab = "Frequency")
points(t, n, type  = "b",pch=1, col = 1)
points(t, v, type = "b",pch = 1, col = 2)
points(t,z, type = "b",pch = 1, col = 3)
legend("topleft", legend = c(   paste("N :","D =",N[1] ,",", "R =" ,N[2])  , 
                                paste("V :","D =",V[1] ,",", "R =" ,V[2])  ,
                                paste("Z :","D =",Z[1] ,",", "R =" ,Z[2]) )  , col=1:3, pch=1) 
